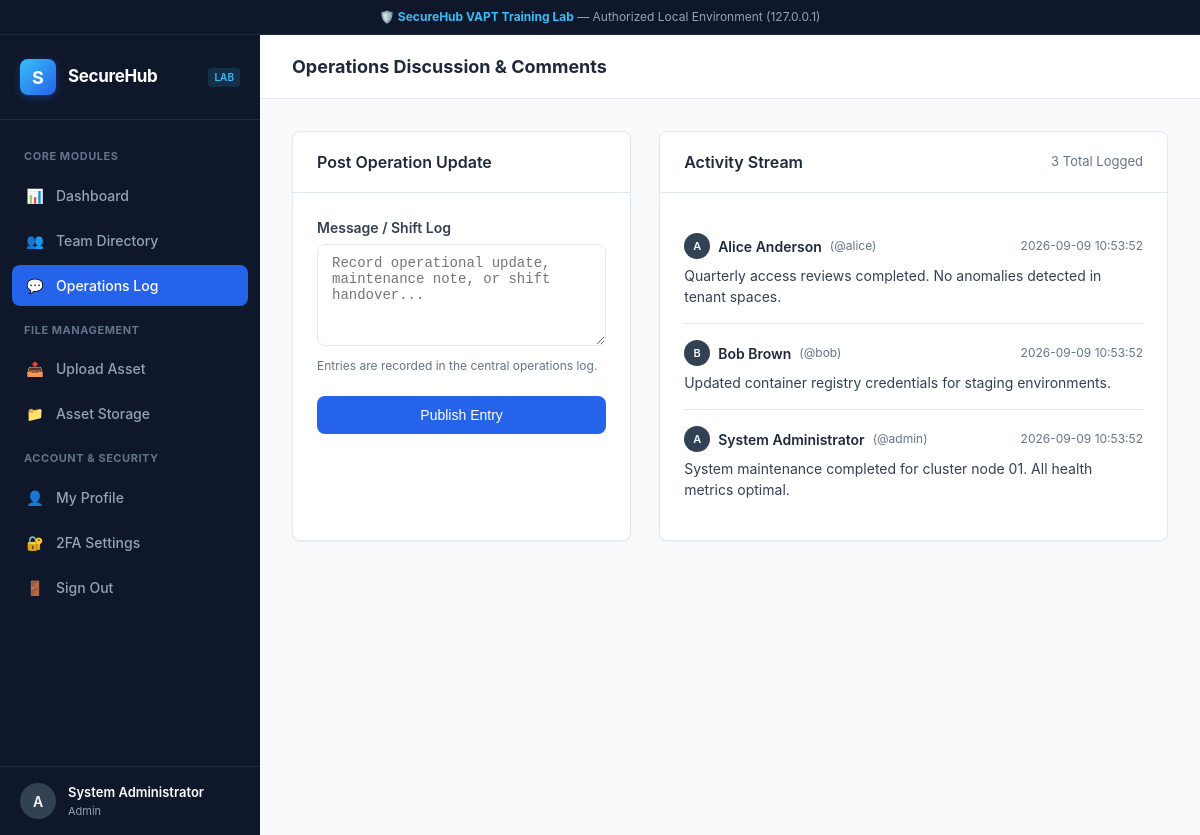
Screenshot of /comments (signed in) with the database file from the repository.
### tables this page shows
CREATE TABLE users (
            id INTEGER PRIMARY KEY AUTOINCREMENT,
            username TEXT UNIQUE NOT NULL,
            password TEXT NOT NULL,
            email TEXT NOT NULL,
            role TEXT NOT NULL DEFAULT 'user',
            display_name TEXT,
            phone TEXT,
            address TEXT,
            bio TEXT,
            two_factor_enabled INTEGER DEFAULT 0,
            two_factor_secret TEXT
        );

CREATE TABLE comments (
            id INTEGER PRIMARY KEY AUTOINCREMENT,
            user_id INTEGER NOT NULL,
            comment_text TEXT NOT NULL,
            created_at TIMESTAMP DEFAULT CURRENT_TIMESTAMP,
            FOREIGN KEY (user_id) REFERENCES users(id)
        );

### app.py (the view, shortened to what this page needs)
@app.route("/comments", methods=["GET", "POST"])
@login_required
def comments_view():
    current_user = get_current_user()
    db = get_db()
    comments = db.execute("""
        SELECT c.*, u.username, u.display_name
        FROM comments c
        JOIN users u ON c.user_id = u.id
        ORDER BY c.id DESC
    """).fetchall()
    return render_template("comments.html", comments=comments, current_user=current_user, active_page="comments")

### app.py (called while the page is built)
def get_db():
    if "db" not in g:
        g.db = sqlite3.connect(DATABASE_PATH)
        g.db.row_factory = sqlite3.Row
    return g.db

def get_current_user():
    user_id = session.get("user_id")
    if not user_id:
        return None
    db = get_db()
    return db.execute("SELECT * FROM users WHERE id = ?", (user_id,)).fetchone()

def login_required(f):
    @functools.wraps(f)
    def decorated_function(*args, **kwargs):
        if "user_id" not in session:
            flash("Please sign in to access this workspace resource.", "warning")
            return redirect(url_for("login"))
        return f(*args, **kwargs)
    return decorated_function

### templates/comments.html (shortened to what this page needs)
{% extends "base.html" %}
{% block header_title %}Operations Discussion & Comments{% endblock %}
{% block content %}
<div style="display: grid; grid-template-columns: 1fr 1.5fr; gap: 28px;">
    <div class="card">
        <div class="card-header">
            <h2>Post Operation Update</h2>
        </div>
        <div class="card-body">
            <form method="POST" action="{{ url_for('comments_view') }}">
                <div class="form-group">
                    <label class="form-label" for="comment_text">Message / Shift Log</label>
                    <textarea id="comment_text" name="comment_text" class="form-control" rows="5" placeholder="Record operational update, maintenance note, or shift handover..." required></textarea>
                    <span class="form-hint">Entries are recorded in the central operations log.</span>
                </div>
                <button type="submit" class="btn btn-primary btn-block">Publish Entry</button>
            </form>
        </div>
    </div>
    <div class="card">
        <div class="card-header">
            <h2>Activity Stream</h2>
            <span style="font-size: 13px; color: var(--text-muted);">{{ comments|length }} Total Logged</span>
        </div>
        <div class="card-body">
            {% if comments %}
                <div class="comments-stream">
                    {% for c in comments %}
                    <div class="comment-item">
                        <div class="comment-header">
                            <div style="display: flex; align-items: center; gap: 8px;">
                                <div class="user-avatar" style="width: 26px; height: 26px; font-size: 11px;">
                                    {{ c.username[0].upper() }}
                                </div>
                                <span class="comment-author">{{ c.display_name or c.username }}</span>
                                <span style="font-size: 12px; color: var(--text-muted);">(@{{ c.username }})</span>
                            </div>
                            <span class="comment-time">{{ c.created_at }}</span>
                        </div>
                        <div class="comment-content">{{ c.comment_text }}</div>
                    </div>
                    {% endfor %}
                </div>
            {% else %}
                <p style="color: var(--text-muted); font-size: 14px; text-align: center; padding: 24px;">No log entries found. Post the first update using the form on the left.</p>
            {% endif %}
        </div>
    </div>
</div>
{% endblock %}

### templates/base.html (shortened to what this page needs)
<!DOCTYPE html>
<html lang="en">
<head>
    <link rel="stylesheet" href="{{ url_for('static', filename='css/style.css') }}">
</head>
<body>
    <div class="lab-banner">
        <span>🛡️ <strong>SecureHub VAPT Training Lab</strong> — Authorized Local Environment (127.0.0.1)</span>
    </div>
    <div class="app-container">
        <aside class="sidebar">
            <div class="brand-header">
                <div class="brand-logo">S</div>
                <div class="brand-title">SecureHub</div>
                <span class="brand-badge">Lab</span>
            </div>
            <nav class="nav-menu">
                <div class="nav-section-title">Core Modules</div>
                <a href="{{ url_for('dashboard') }}" class="nav-item {% if active_page == 'dashboard' %}active{% endif %}">
                    <span class="nav-icon">📊</span>
                    <span>Dashboard</span>
                </a>
                <a href="{{ url_for('users_list') }}" class="nav-item {% if active_page == 'users' %}active{% endif %}">
                    <span class="nav-icon">👥</span>
                    <span>Team Directory</span>
                </a>
                <a href="{{ url_for('comments_view') }}" class="nav-item {% if active_page == 'comments' %}active{% endif %}">
                    <span class="nav-icon">💬</span>
                    <span>Operations Log</span>
                </a>
                <div class="nav-section-title">File Management</div>
                <a href="{{ url_for('upload_view') }}" class="nav-item {% if active_page == 'upload' %}active{% endif %}">
                    <span class="nav-icon">📤</span>
                    <span>Upload Asset</span>
                </a>
                <a href="{{ url_for('uploads_gallery') }}" class="nav-item {% if active_page == 'uploads' %}active{% endif %}">
                    <span class="nav-icon">📁</span>
                    <span>Asset Storage</span>
                </a>
                <div class="nav-section-title">Account & Security</div>
                <a href="{{ url_for('profile_view') }}" class="nav-item {% if active_page == 'profile' %}active{% endif %}">
                    <span class="nav-icon">👤</span>
                    <span>My Profile</span>
                </a>
                <a href="{{ url_for('two_factor_view') }}" class="nav-item {% if active_page == '2fa' %}active{% endif %}">
                    <span class="nav-icon">🔐</span>
                    <span>2FA Settings</span>
                </a>
                <a href="{{ url_for('logout') }}" class="nav-item">
                    <span class="nav-icon">🚪</span>
                    <span>Sign Out</span>
                </a>
            </nav>
            {% if current_user %}
            <div class="sidebar-user">
                <div class="user-avatar">{{ current_user['username'][0].upper() }}</div>
                <div class="user-info">
                    <div class="user-name">{{ current_user['display_name'] or current_user['username'] }}</div>
                    <div class="user-role">{{ current_user['role'] }}</div>
                </div>
            </div>
            {% endif %}
        </aside>
        <main class="main-wrapper">
            <header class="top-navbar">
                <div class="page-headline">{% block header_title %}Workspace Overview{% endblock %}</div>
            </header>
            <div class="content-container">
                {% block content %}{% endblock %}
            </div>
        </main>
    </div>
</body>
</html>

### rows the page displays
users: username "A", display_name "System Administrator", role "Admin"
comments: username "A", display_name "Alice Anderson", username "alice", created_at "2026-09-09 10:53:52", comment_text "Quarterly access reviews completed. No anomalies detected in tenant spaces."
comments: username "B", display_name "Bob Brown", username "bob", created_at "2026-09-09 10:53:52", comment_text "Updated container registry credentials for staging environments."
comments: username "A", display_name "System Administrator", username "admin", created_at "2026-09-09 10:53:52", comment_text "System maintenance completed for cluster node 01. All health metrics optimal."

### other values shown
{{ comments|length }} "3"
